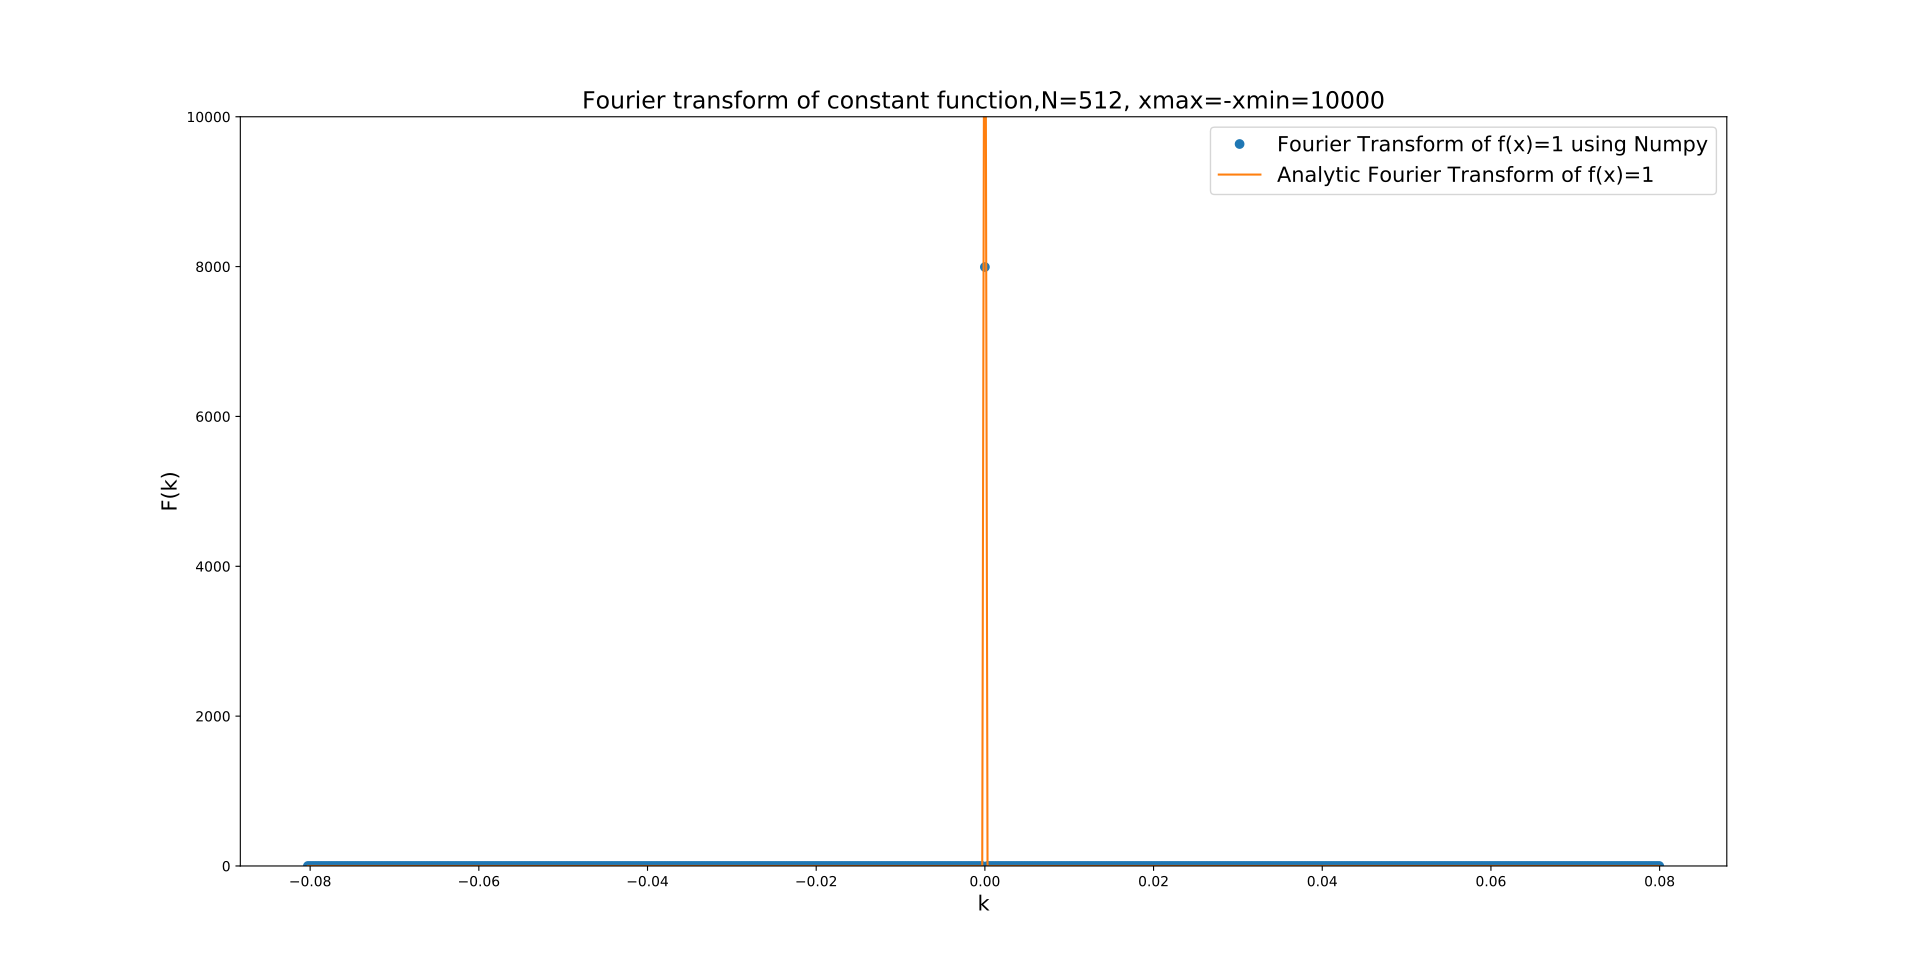

Write the Python code that produced this figure.
import numpy as np
import scipy as sp
import matplotlib.pyplot as plt

def f(x):
  return 1
  
def delta(x):
  if x==0:
   return 16000 
  else:
   return 0

 
n=512
xmax=10000
xmin=-10000
dx=(xmax-xmin)/(n-1)
x= np.arange(xmin,xmax+dx,dx,dtype=np.complex_)



data=np.zeros(n,dtype=np.complex_)
analytic=np.zeros(n,dtype=np.complex_)
k=np.fft.fftfreq(n,dx)
k=2*np.pi*k
kk=np.linspace(k.min(),k.max(),num=n,endpoint=True)
for i in range(0,n,1):
  data[i]=f(x[i])
  analytic[i]=delta(kk[i])
  
nft=np.fft.fft(data,norm='ortho')


aft=dx*np.sqrt(n/(2.0*np.pi))*(np.exp(-1j*k*x.min()))*nft


plt.plot(k,aft.real,"o",label="Fourier Transform of f(x)=1 using Numpy")
plt.plot(kk,analytic.real,"-",label="Analytic Fourier Transform of f(x)=1")
plt.legend(fontsize=15)
plt.title("Fourier transform of constant function,N=512, xmax=-xmin=10000",fontsize=17)
plt.xlabel("k",fontsize=15)
plt.ylabel("F(k)",fontsize=15)
axes=plt.gca()
axes.set_ylim([0,10000])
plt.show()
